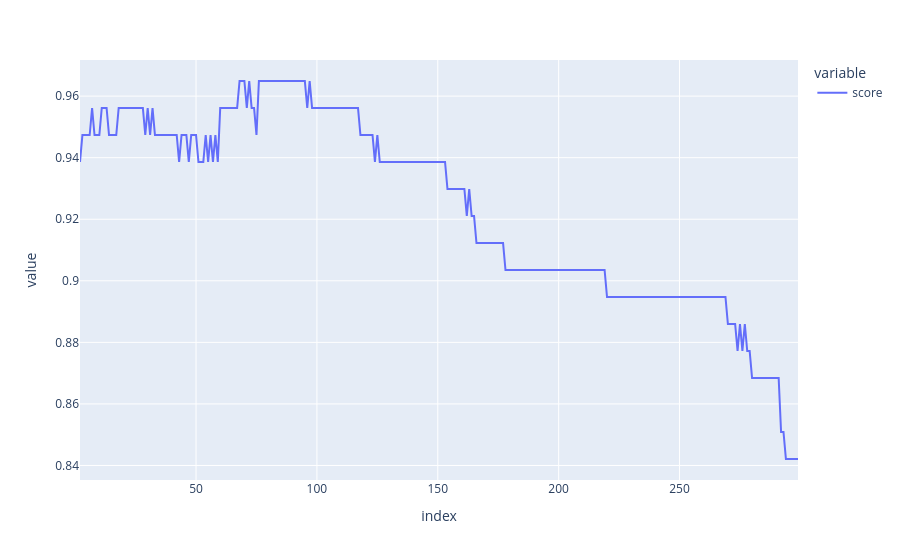

This figure's notebook cell:
### Markdown cell above
Le modèle à donc une précision de 94% sur cet échantillon ce qui est très intéressant

### Code cell
scores = pd.DataFrame(data=[i for i in range(2, 300)], columns=['score'], index=range(2, 300))
scores['score'] = scores['score'].apply(lambda i: KNeighborsClassifier(n_neighbors=i).fit(X_train, Y_train).score(X_test, Y_test))
scores.plot()

### Figure 1 — Plotly figure (JSON) as saved in the notebook; plotly's stock layout.template omitted (floating-point values rounded to 4 significant figures; data arrays with more than 128 entries replaced by an {"elided": "..."} marker saying what was removed)
{"data": [{"hovertemplate": "variable=score<br>index=%{x}<br>value=%{y}<extra></extra>", "legendgroup": "score", "line": {"color": "#636efa", "dash": "solid"}, "marker": {"symbol": "circle"}, "mode": "lines", "name": "score", "orientation": "v", "showlegend": true, "x": {"elided": "298 int values"}, "xaxis": "x", "y": {"elided": "298 float values"}, "yaxis": "y", "type": "scatter"}], "layout": {"xaxis": {"anchor": "y", "domain": [0.0, 1.0], "title": {"text": "index"}}, "yaxis": {"anchor": "x", "domain": [0.0, 1.0], "title": {"text": "value"}}, "legend": {"title": {"text": "variable"}, "tracegroupgap": 0}, "margin": {"t": 60}}}
